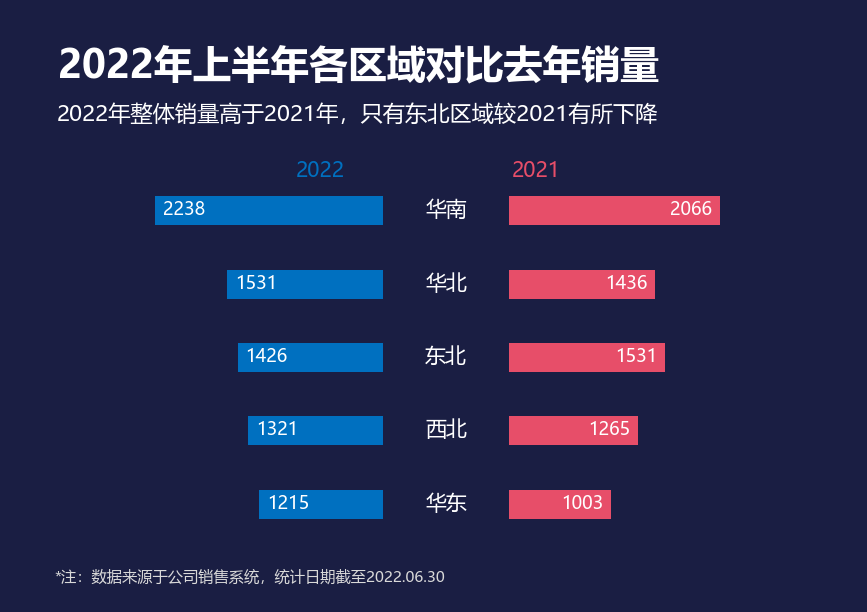

Recreate this plot in Python.
# -*- coding: utf-8 -*-
from pathlib import Path
import openpyxl
# 向上查找原始教材目录；只读，不修改 Excel。图形和标签共用同一组单元格值。
HERE = Path(__file__).resolve().parent
SOURCE = next((p for base in HERE.parents for p in base.glob('《*/第二章 图表(前15).xlsx')), None)
if SOURCE is None:
    raise FileNotFoundError('请把本文件夹放在教材 Excel 所在项目目录下。缺少 第二章 图表(前15).xlsx')
wb = openpyxl.load_workbook(SOURCE, data_only=True, read_only=True)
ws = wb['6 蝴蝶图']
def col(letter, start, end):
    values = [ws[f'{letter}{r}'].value for r in range(start, end+1)]
    if any(v is None for v in values):
        raise ValueError(f'缺失数据：{ws.title}!{letter}{start}:{letter}{end}')
    return values

# -*- coding: utf-8 -*-
# 第6图「蝴蝶图」复刻 数据来源：《第二章 图表(前15).xlsx》工作表 '6 蝴蝶图'
# 华南2238/2066 华北1531/1436 东北1426/1531 西北1321/1265 华东1215/1003
import numpy as np
import matplotlib
matplotlib.use('Agg')
import matplotlib.pyplot as plt
from matplotlib.patches import Rectangle

matplotlib.rcParams['font.sans-serif'] = ['Microsoft YaHei', 'SimHei']
matplotlib.rcParams['axes.unicode_minus'] = False

BG = '#1A1E43'
BLUE = '#0070C0'
RED = '#E74E69'
NOTE = '#D9D9D9'

W, H = 867, 612
PX_PER_VAL = 0.102

regions = col('B',3,7)[::-1]
v2022 = col('D',3,7)[::-1]
v2021 = col('F',3,7)[::-1]

# bar geometry
BLUE_RIGHT = 383   # blue bars end here (center divider)
RED_LEFT = 509     # red bars start here (center divider)
BAR_H = 29
row_cy = [210, 284, 357, 430, 504]  # bar center y

fig = plt.figure(figsize=(W/100, H/100), dpi=100)
fig.patch.set_facecolor(BG)
ax = fig.add_axes([0, 0, 1, 1])
ax.set_xlim(0, W)
ax.set_ylim(H, 0)
ax.set_facecolor(BG)
for s in ax.spines.values():
    s.set_visible(False)
ax.set_xticks([])
ax.set_yticks([])

# bars
for i in range(5):
    cy = row_cy[i]
    ytop = cy - BAR_H/2
    # blue bar: from BLUE_RIGHT leftwards
    bw = v2022[i] * PX_PER_VAL
    ax.add_patch(Rectangle((BLUE_RIGHT - bw, ytop), bw, BAR_H,
                           facecolor=BLUE, edgecolor='none', zorder=3))
    # red bar: from RED_LEFT rightwards
    rw = v2021[i] * PX_PER_VAL
    ax.add_patch(Rectangle((RED_LEFT, ytop), rw, BAR_H,
                           facecolor=RED, edgecolor='none', zorder=3))

# bar numbers (white, inside bars at outer end)
for i in range(5):
    cy = row_cy[i]
    bw = v2022[i] * PX_PER_VAL
    ax.text(BLUE_RIGHT - bw + 8, cy, str(v2022[i]), color='white',
            fontsize=13, ha='left', va='center', zorder=5)
    rw = v2021[i] * PX_PER_VAL
    ax.text(RED_LEFT + rw - 8, cy, str(v2021[i]), color='white',
            fontsize=13, ha='right', va='center', zorder=5)

# region names (center column)
for i in range(5):
    ax.text(446, row_cy[i], regions[i], color='white',
            fontsize=15, ha='center', va='center', zorder=5)

# top year labels
ax.text(320, 171, '2022', color=BLUE, fontsize=15, ha='center', va='center', zorder=5)
ax.text(536, 171, '2021', color=RED, fontsize=15, ha='center', va='center', zorder=5)

# title
ax.text(58, 46, '2022年上半年各区域对比去年销量', color='white',
        fontsize=28, fontweight='bold', ha='left', va='top', zorder=5)

# subtitle
ax.text(57, 104, '2022年整体销量高于2021年，只有东北区域较2021有所下降', color='white',
        fontsize=16, ha='left', va='top', zorder=5)

# note
ax.text(54, 586, '*注：数据来源于公司销售系统，统计日期截至2022.06.30', color=NOTE,
        fontsize=11, ha='left', va='bottom', zorder=5)

out = str(HERE / '蝴蝶图_复刻.png')
import os
os.makedirs(os.path.dirname(out), exist_ok=True)
plt.savefig(out, dpi=100, facecolor=BG, bbox_inches=None, pad_inches=0)
print('saved', out)
